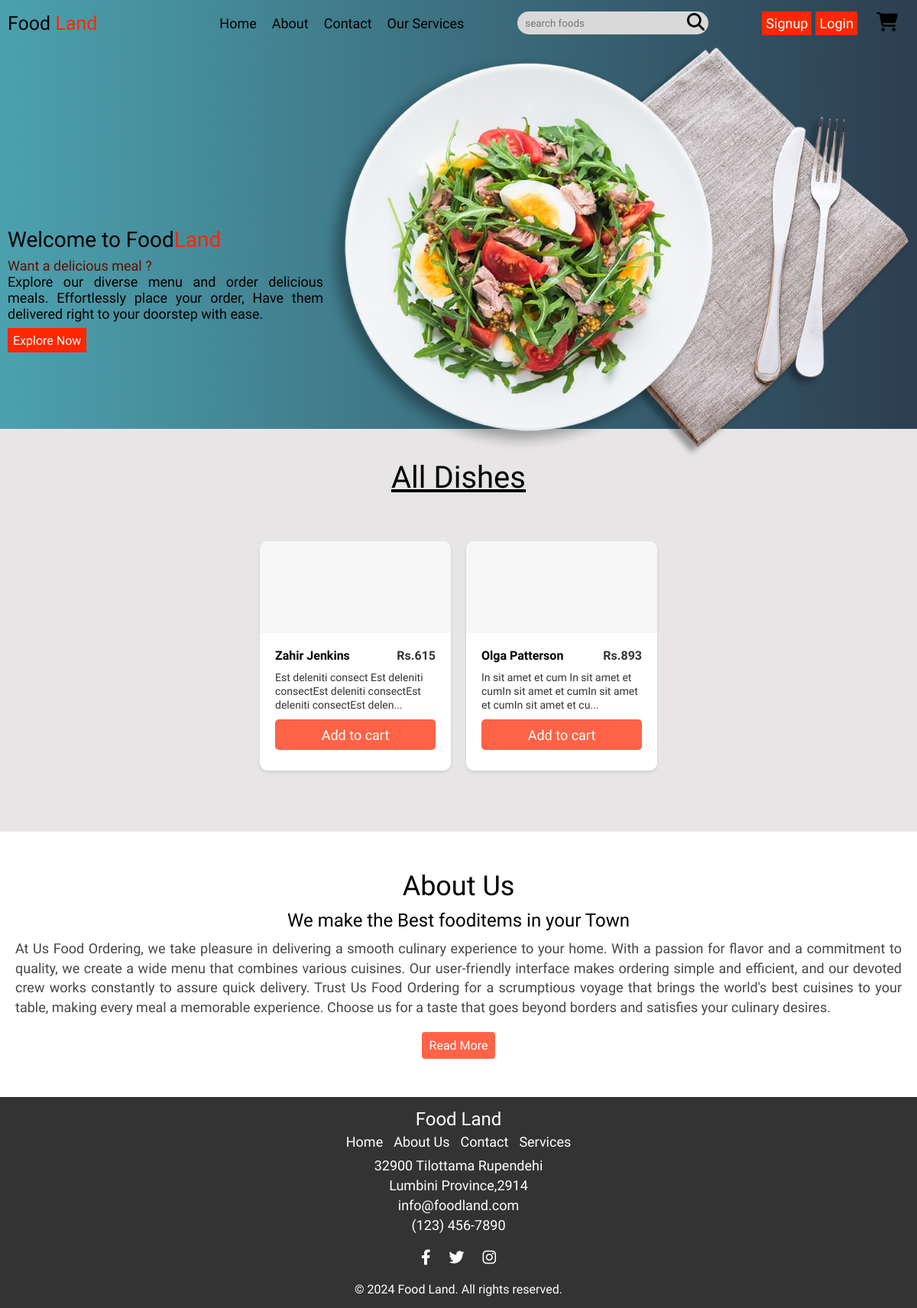
/pages/home.php, run on an earlier commit of the app's database.
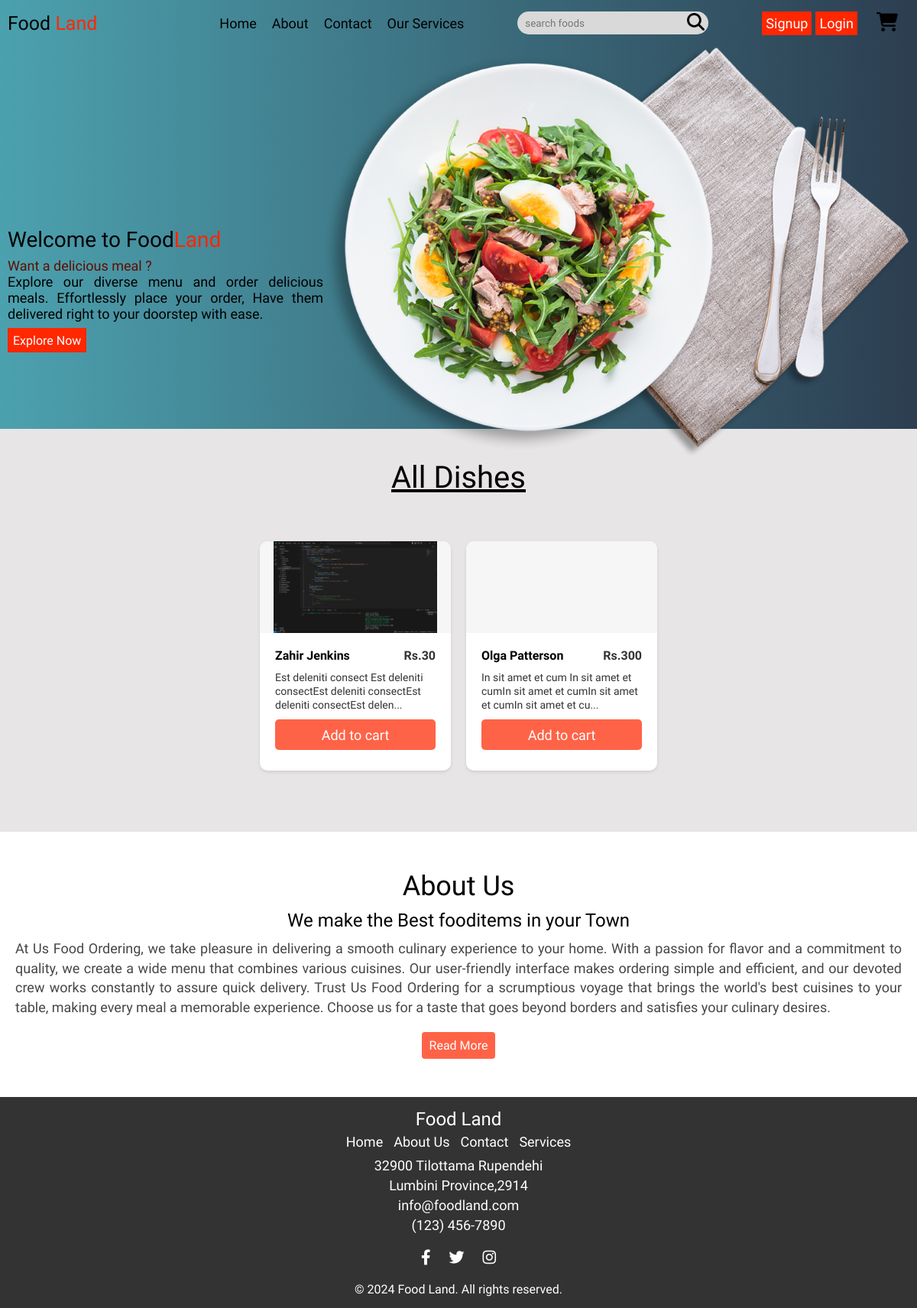
And on a later commit of the database.
### tables this page shows
CREATE TABLE `products` (
  `id` varchar(100) NOT NULL DEFAULT uuid(),
  `name` varchar(100) NOT NULL,
  `price` int(10) NOT NULL,
  `image` varchar(100) NOT NULL,
  `description` varchar(500) DEFAULT NULL,
  `categoryID` varchar(100) DEFAULT NULL
);

### pages/product.php (the view, shortened to what this page needs)
<!DOCTYPE html>
<html lang="en">
<head>
</head>
<body>
    <section class="all_prod">
        <h1 class="all_dishes">All Dishes</h1>
        <div class="cart-container">
            <?php
            $select_products = mysqli_query($conn, "SELECT * FROM `products`");
            if (mysqli_num_rows($select_products) > 0) {
                while ($product = mysqli_fetch_assoc($select_products)) {
            ?>
            <a style="text-decoration:none;color:black;" href="singleproduct.php?productId=<?= $product['id']; ?>">
                    <form class="product_cart" method="post">
                        <div class="header">
                            <img src="../uploaded_img/<?= $product['image']; ?>" alt="">
                        </div>
                        <div class="cart-content">
                            <div class="name-price">
                                <span class="name"><?= $product['name']; ?></span>
                                <span class="price">Rs.<?= $product['price']; ?></span>
                            </div>
                            <p class="description"><?= substr($product['description'], 0, 90); ?>...</p>
                            <button type="submit" name="submit" class="order-btn order">Add to cart</button>
                        </div>
                    </form>
            </a>
            <?php
                }
            } else {
                echo '<p class="empty">No products added yet!</p>';
            }
            ?>
        </div>
    </section>
</body>
</html>

### pages/home.php (shortened to what this page needs)
<!DOCTYPE html>
<html lang="en">
<head>
   <link rel="stylesheet" href="https://unpkg.com/swiper@8/swiper-bundle.min.css" />
   <link rel="stylesheet" href="https://cdnjs.cloudflare.com/ajax/libs/font-awesome/6.1.1/css/all.min.css">
</head>
<body>
   <?php include("../components/navbar.php"); ?>
   <?php include("../components/herosection.php"); ?>
   <?php
   $selectCart=mysqli_query($conn,"SELECT * FROM `products`");
   if(mysqli_num_rows($selectCart) > 0){
      include('./product.php');
   }else{
      echo "<div style='padding-top:50px;text-decoration:underline;'><h1>No product Items</h1></div>";
   }
   ?>
   <?php include '../components/about.php'; ?>
   <?php include '../components/footer.php'; ?>
</body>
</html>

### components/navbar.php (shortened to what this page needs)
<!DOCTYPE html>
<html lang="en">
<head>
</head>
<body>
    <?php
    require('../components/fetchdata.php');
    ?>
    <div style="display: flex; margin:0 auto;background: linear-gradient(90deg, #4ca1af, #2c3e50);">
        <nav>
            <div class="logo">
                <a href="../pages/home.php"> Food <span>Land</span></a>
            </div>
            <div class="right_nav">
                <ul class='menu'>
                    <li><a href="../pages/home.php">Home</a></li>
                    <li><a href="../pages/about_more_page.php">About</a></li>
                    <li><a href="../pages/contact.php">Contact</a></li>
                    <li><a href="../pages/services.php">Our Services</a></li>
                </ul>
                <div class='search_bar'>
                    <form action="" method="POST">
                        <input type="text" class="nav_input" placeholder="search foods">
                        <button  type="submit"><img src="../assets/search.png" alt="" style="height:23px;"></button>
                    </form>
                </div>
                <ul class='user'>
                    <li>
                        <?php
                        if (isset($userId)) {
                            echo '<button class="nav_btn"><a href="../components/user_logout.php" style="color: white;">Logout</a></button>';
                        } else {
                            echo '<button class="nav_btn" style="margin-right: 5px;"><a href="../pages/signup.php"  style="color: white;">Signup</a></button>';
                            echo '<button class="nav_btn" ><a href="../pages/login.php" style="color: white;">Login</a></button>';
                        }
                        ?>
                    </li>
                    <li>
                <?php
    if(!isset($userId)){
        echo '<a href="../pages/cart.php"><img src="../assets/cart.png" alt="cart_icon" style="height:25px;" id="toggle_cart"></a>';
    }
?>  </li>
                </ul>
            </div>
        </nav>
    </div>
</body>

### components/fetchdata.php (shortened to what this page needs)
<!DOCTYPE html>
<html lang="en">
<head>
</head>
<body>
</body>
</html>

### components/herosection.php (shortened to what this page needs)
<!DOCTYPE html>
<html lang="en">
<head>
</head>
<body>
    <div class="hero">
        <section class="hero_both">
            <div class="hero_detail">
                <h1 class="welcome_logo">Welcome to Food<span class="welcome">Land</span>
                </h1>
                <div class="hero_disc">
                    <h2>Want a delicious meal ?</h2>
                    <p class="hero_dis_p">Explore our diverse menu and order delicious meals. Effortlessly place your
                        order, Have them
                        delivered right to your doorstep with ease.
                    </p>
                    <button class="hero_btn"><a href="#">Explore Now</a></button>
                </div>
            </div>
            <div class="hero_image">
                <img src="../assets/slide3.png" alt="Image 3">
        </section>
    </div>
</body>
</html>

### components/about.php (shortened to what this page needs)
<!DOCTYPE html>
<html lang="en">
<head>
</head>
<body>
   <section class="about">
      <div class="container">
         <div class="row">
            <div class="content">
               <h3>About Us</h3>
               <h4>We make the Best fooditems in your Town</h4>
               <p>At Us Food Ordering, we take pleasure in delivering a smooth culinary experience to your home. With a
                  passion for flavor and a commitment to quality, we create a wide menu that combines various cuisines.
                  Our user-friendly interface makes ordering simple and efficient, and our devoted crew works constantly
                  to assure quick delivery. Trust Us Food Ordering for a scrumptious voyage that brings the world's best
                  cuisines to your table, making every meal a memorable experience. Choose us for a taste that goes
                  beyond borders and satisfies your culinary desires.</p>
            </div>
            <button class="moreabout"><a href="../pages/about_more_page.php">Read More</a></button>
         </div>
      </div>
   </section>
</body>
</html>

### components/footer.php (shortened to what this page needs)
<!DOCTYPE html>
<html lang="en">
<head>
   <link rel="stylesheet" href="https://cdnjs.cloudflare.com/ajax/libs/font-awesome/5.15.4/css/all.min.css">
</head>
<body>
   <footer>
      <div class="container">
         <div class="footer-text">Food Land</div>
         <div class="footer-links">
            <a href="../pages/home.php">Home</a>
            <a href="../pages/about_more_page.php">About Us</a>
            <a href="../pages/contact.php">Contact</a>
            <a href="../pages/services.php">Services</a>
         </div>
         <div class="contact-info">
            <p>32900 Tilottama Rupendehi</p>
            <p>Lumbini Province,2914</p>
            <p>info@foodland.com</p>
            <p>(123) 456-7890</p>
         </div>
         <div class="social-icons">
            <a href="#" target="_blank"><i class="fab fa-facebook-f"></i></a>
            <a href="#" target="_blank"><i class="fab fa-twitter"></i></a>
            <a href="#" target="_blank"><i class="fab fa-instagram"></i></a>
         </div>
         <p class="owner">&copy;
            <?= date('Y'); ?> Food Land. All rights reserved.
         </p>
      </div>
   </footer>
</body>
</html>

### components/navbar.php (style rules this page uses)
* { margin: 0; padding: 0; box-sizing: border-box; font-family: "Fira Sans", sans-serif; font-weight: 400; font-style: normal; }
.logo span { color: #FF2700; }
nav { width: 100%; max-width: 1400px; padding: 15px 10px; margin: 0 auto; }
.menu { font-size: 18px; gap: 20px; }
nav { z-index: 999; }
nav, .menu, .user { display: flex; align-items: center; justify-content: space-between; }
.user { gap: 15px; }
.menu li, .user li { list-style: none; cursor: pointer; }
.menu li a, .user li a { text-decoration: none; color: black; }
.logo a { text-decoration: none; color: black; font-size: 25px; }
.nav_btn { background-color: #FF2700; border: none; outline: none; cursor: pointer; font-size: 18px; padding: 5px; }
.nav_input { border: none; outline: none; background-color: transparent; width: 90%; height: 80%; border-radius: 23px; padding: 5px; }
.search_bar form { width: 250px; height: 30px; background-color: #D9D9D9; border-radius: 25px; padding: 3px 5px; display: flex; align-items: center; justify-content: space-between; }
.right_nav { display: none; gap: 70px; }
#toggle_cart, #toggle_btn { margin-left: 10px; height: 25px; }
.search_bar img { cursor: pointer; }
.search_bar button { border: none; outline: none; background: none; }

### components/herosection.php (style rules this page uses)
* { margin: 0; padding: 0; box-sizing: border-box; }
.hero_both { flex-wrap: nowrap; display: flex; justify-content: space-between; align-items: last-baseline; max-width: 1280px; margin: 0 auto; height: 400px; padding: 0 10px; }
.hero_dis_p { font-family: "Langar", system-ui; font-weight: 400; font-style: normal; }
.welcome_logo { margin: 7px 0; font-size: 28px; }
.welcome { color: #FF2700; }
.hero_detail { height: 100%; display: flex; flex-direction: column; justify-content: flex-end; flex: 1; max-width: 35%; }
.hero_disc h2, .hero_detail h1, .hero_detail h1 span { font-family: "Langar", system-ui; }
.hero_disc h2 { font-size: 18px; color: #5d0f01; }
.hero_dis_p { text-align: justify; font-size: 18px; }
.hero { height: 500px; background: linear-gradient(90deg, #4ca1af, #2c3e50); }
.hero_btn { margin-top: 8px; height: 2rem; width: auto; padding: 3px 7px; border: none; outline: none; background-color: #FF2700; }
.hero_btn a { font-size: 1rem; text-decoration: none; color: white; }
.hero_image img { width: 100%; }
.hero_image { display: flex; flex-direction: column; flex: 1; align-items: baseline; width: 60%; }

### pages/product.php (style rules this page uses)
* { margin: 0; padding: 0; box-sizing: border-box; }
.all_prod { padding: 40px 0; height: 100%; font-size: 14px; font-family: 'Inika', sans-serif; background-color: #e7e5e5; display: flex; flex-direction: column; align-items: center; justify-content: center; }
.cart-container { max-width: 1400px; padding: 40px 0; display: flex; flex-wrap: wrap; align-items: center; justify-content: space-between; gap: 20px; }
.product_cart { width: 250px; height: 300px; background-color: white; border-radius: 10px; box-shadow: 0 2px 4px rgba(0, 0, 0, 0.1); overflow: hidden; }
.header { width: 100%; height: 120px; background-color: #f6f6f6; display: flex; justify-content: center; align-items: center; border-top-left-radius: 10px; border-top-right-radius: 10px; }
.header img { max-width: 100%; max-height: 100%; }
.cart-content { padding: 20px; }
.description { line-height: 18px; color: rgba(0, 0, 0, 0.8); font-size: 14px; }
.order-btn { cursor: pointer; width: 100%; height: 40px; background-color: #ff6347; border-radius: 5px; display: flex; justify-content: center; align-items: center; margin: 10px 0 0; }
.order { cursor: pointer; font-size: 18px; color: white; border: none; outline: none; }
.name-price { display: flex; justify-content: space-between; align-items: center; margin-bottom: 10px; }
.name, .price { font-weight: bold; font-size: 16px; }
.price { color: rgba(0, 0, 0, 0.8); }
.all_dishes { font-size: 40px; text-align: center; margin-bottom: 20px; text-decoration: underline; }

### components/about.php (style rules this page uses)
body { margin: 0; padding: 0; font-family: "Fira Sans", sans-serif; font-weight: 400; font-style: normal; }
.container { max-width: 1280px; margin: 0 auto; padding: 0 20px; }
.about { padding: 50px 0; text-align: center; }
.about h4 { font-size: 24px; margin-bottom: 10px; }
.about h3 { font-size: 36px; margin-bottom: 10px; }
.about p { text-align: justify; font-size: 18px; color: #464646; line-height: 1.6rem; }
.moreabout { border-radius: 4px; height: 35px; border: none; outline: none; margin-top: 20px; background-color: #ff6347; padding: 5px 10px; }
.moreabout a { color: white; font-size: 16px; text-decoration: none; }

What changed in the data, as far as the page shows it:
changed products "Zahir Jenkins": image: picture added; price "615" → "30"
changed products "Olga Patterson": price "893" → "300"
